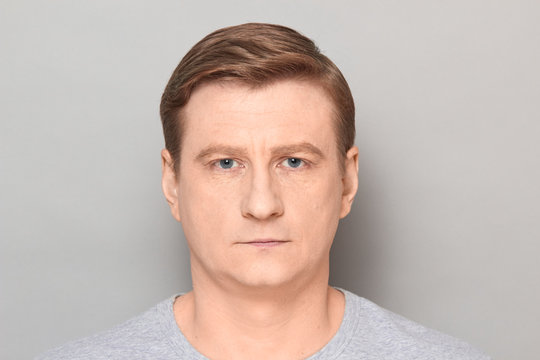
#> input picture neutraltest.jpg, 540 x 360 px, given in place of neutraltest.jpeg, which was not available
$ jupyter execute --allow-errors FINAL-PROJECT.ipynb   (shell and % lines are left out)
#> lines starting #> are read from the running program, lines starting #| are printed output that depends on the picture; pictures that were not available may be replaced by others from this repository, and a replacement may not be noted
[cell 1]
import numpy as np
import matplotlib.pyplot as plt
import seaborn as sb
from PIL import Image

from sklearn import metrics

import cv2
import os

from glob import glob

import tensorflow as tf
from tensorflow import keras
from keras import layers
from tensorflow.keras.preprocessing.image import ImageDataGenerator

import warnings
warnings.filterwarnings('ignore')

[cell 2]
path = "D:/7092/train"
classes = os.listdir(path)
classes

[cell 3]
import seaborn as sb
import matplotlib.pyplot as plt
import os

path = "D:/7092/train"
classes = os.listdir(path)
count = []

for cat in classes:
    count.append(len(os.listdir(f'{path}/{cat}')))

sb.barplot(x=classes, y=count)
plt.show()
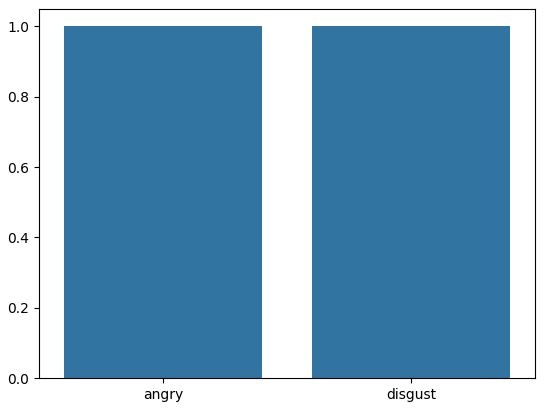
#> figure drawn by matplotlib, 1 panel

[cell 4]
path = "D:/7092/test"
#> (the rest of this cell did not finish here and is left out)

[cell 5]
import seaborn as sb
import matplotlib.pyplot as plt
import os

path = "D:/7092/test"
#> (the rest of this cell did not finish here and is left out)

[cell 6]
# [18 lines left out: function convert_to_48x48_png, not called in this run]


directory = "D:/7092/train"

for filename in os.listdir(directory):
    if filename.endswith('.jpg') or filename.endswith('.jpeg') or filename.endswith('.png'):
        image_path = os.path.join(directory, filename)
        convert_to_48x48_png(image_path)

#> (a cell that did not finish here is left out)

#> (a cell that did not finish here is left out)

#> (a cell that did not finish here is left out)

[cell 10]
from tensorflow.keras.models import Sequential
from tensorflow.keras import layers

#> (the rest of this cell did not finish here and is left out)

#> (a cell that did not finish here is left out)

[cell 12]
from tensorflow.keras.callbacks import EarlyStopping, ReduceLROnPlateau
import tensorflow as tf

class myCallback(tf.keras.callbacks.Callback):
    # [4 lines left out: function on_epoch_end, not called in this run]

#> (the rest of this cell did not finish here and is left out)

#> (a cell that did not finish here is left out)

#> (a cell that did not finish here is left out)

[cell 15]
# [7 lines left out: function plot_image, not called in this run]

[cell 16]
### Final code

[cell 17]
import cv2
import numpy as np
from tkinter import Tk

# Function to load and preprocess the image
def load_and_preprocess_image(image_path):
    img = cv2.imread(image_path)
    if img is None:
        raise IOError('Failed to load image file.')
    gray = cv2.cvtColor(img, cv2.COLOR_BGR2GRAY)
    return img, gray

# Function to detect faces using Haar Cascade
# [69 lines left out: functions detect_faces, preprocess_face, predict_emotion, load_and_resize_emoji, overlay_emoji, resize_to_fit and 1 more, not called in this run]

# Main function to process the image and overlay emojis
def main(image_path):
    img, gray = load_and_preprocess_image(image_path)
    original_img = img.copy()  # Keep a copy of the original image
    faces = detect_faces(gray)

    if len(faces) == 0:
        print("No faces detected.")
        emoj = None
        class_name = 'No faces detected'
    else:
        for (x, y, w, h) in faces:
            x1, y1, x2, y2 = max(x, 0), max(y, 0), min(x + w, img.shape[1]), min(y + h, img.shape[0])
            face_roi = gray[y1:y2, x1:x2]
            face_roi = preprocess_face(face_roi)

            # Ensure 'model' and 'classes' are defined before this step
            idx = predict_emotion(face_roi, model)
            emoji_path = f'D:/7092/emojis/{classes[idx]}.jpg'
            emoj = load_and_resize_emoji(emoji_path, w, h)
            overlay_emoji(img, emoj, x, y, w, h)
            class_name = classes[idx]
            print({class_name})

    # Display the final result using cv2.imshow()
    plot_images_cv2(original_img, gray, emoj, class_name)

    if cv2.waitKey(0) & 0xFF == ord('q'):
        cv2.destroyAllWindows()

# Assuming 'model' and 'classes' are loaded here
# model = ... (load your model here)
# classes = ... (define your classes here)

# Run the main function
#> (the rest of this cell did not finish here and is left out)

[cell 18]
### Output is only 2 images

[cell 19]
import cv2
import numpy as np
from tkinter import Tk

# Function to load and preprocess the image
def load_and_preprocess_image(image_path):
    img = cv2.imread(image_path)
#> img is the input picture: shape (360, 540, 3); mean B, G, R 176.5, 184, 199.7
    if img is None:
        raise IOError('Failed to load image file.')
    gray = cv2.cvtColor(img, cv2.COLOR_BGR2GRAY)
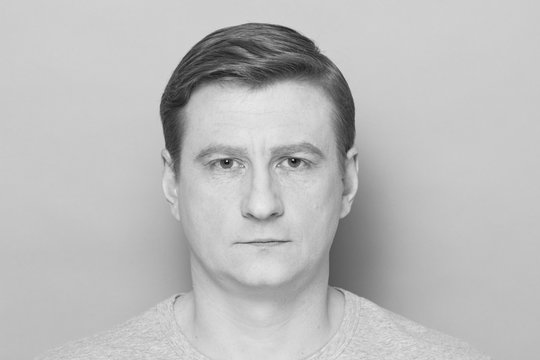
#> gray: shape (360, 540); min 3, max 234, mean 187.9
    return img, gray

# Function to detect faces using Haar Cascade
def detect_faces(gray_img):
    face_cascade = cv2.CascadeClassifier(cv2.data.haarcascades + 'haarcascade_frontalface_default.xml')
    faces = face_cascade.detectMultiScale(gray_img, scaleFactor=1.1, minNeighbors=5, minSize=(30, 30))
#> faces = [[162, 87, 197, 197]]
    return faces

# Placeholder for model and classes
# Assuming 'model' and 'classes' are already defined and loaded
# model = ... (load your model here)
# classes = ... (define your classes here)

# Function to preprocess face ROI for model prediction
def preprocess_face(face_roi):
    face_roi = cv2.resize(face_roi, (48, 48))
    face_roi = face_roi.astype('float32') / 255.0  # Normalize pixel values
    face_roi = np.expand_dims(face_roi, axis=-1)
    face_roi = np.expand_dims(face_roi, axis=0)
    return face_roi

# Function to predict emotion from face ROI
# [41 lines left out: functions predict_emotion, load_and_resize_emoji, overlay_emoji, plot_image, not called in this run]

# Main function to process the image and overlay emojis
def main(image_path):
    img, gray = load_and_preprocess_image(image_path)
    faces = detect_faces(gray)
#> faces = [[162, 87, 197, 197]]

    if len(faces) == 0:
        print("No faces detected.")
    else:
        for (x, y, w, h) in faces:
            x1, y1, x2, y2 = max(x, 0), max(y, 0), min(x + w, img.shape[1]), min(y + h, img.shape[0])
#> x1 = 162; y1 = 87; x2 = 359; y2 = 284
            face_roi = gray[y1:y2, x1:x2]
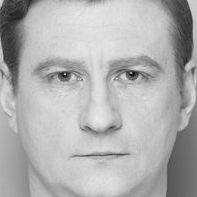
#> face_roi: shape (197, 197); min 3, max 234, mean 176.1
            face_roi = preprocess_face(face_roi)
#> in preprocess_face, `face_roi = cv2.resize(face_roi, (48, 48))`:
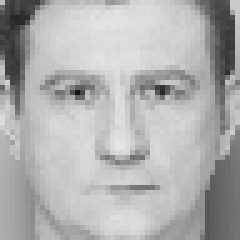
#> face_roi: shape (48, 48) (shown 5 times larger); min 22, max 230, mean 175.9

            # Ensure 'model' and 'classes' are defined before this step
            idx = predict_emotion(face_roi, model)
            emoji_path = f'C:/Users/majet_nb3xz3h/Desktop/project/emoji1/emojis/emojis1/{classes[idx]}.png'
            emoj = load_and_resize_emoji(emoji_path, w, h)
            overlay_emoji(img, emoj, x, y, w, h)
            print({classes[idx]})


    # Display the final result
    plot_image(img, emoj)
    if cv2.waitKey(0) & 0xFF == ord('q'):
        cv2.destroyAllWindows()

# Run the main function
#> (the rest of this cell did not finish here and is left out)
